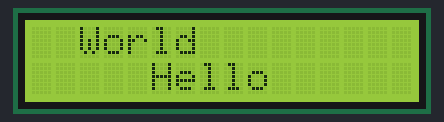
A sketch run on a simulated Arduino Uno, built with avr-gcc and run on an emulated ATmega328P. Shown: 16×2 character LCD.

Above: at 0.1 s.
At 1.7 s:
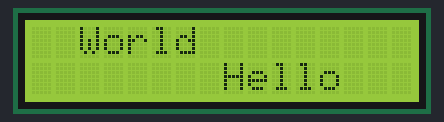
At 2.8 s:
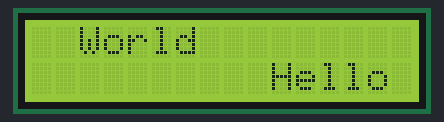
At 3.8 s:
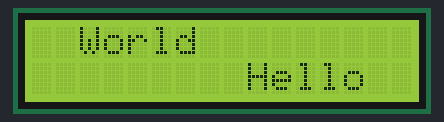
At 4.8 s:
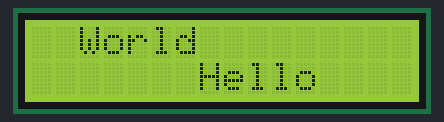
At 6.9 s:
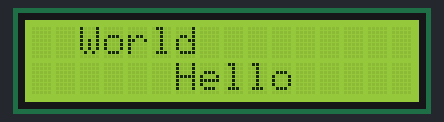

The sketch:

ArduinoLCD.ino
```cpp
#include <Wire.h>
#include <LiquidCrystal_I2C.h>

LiquidCrystal_I2C lcd(0x27, 16, 2); // 0x27 or 0x3F

void setup() {
  // initialize the LCD
  lcd.begin();
  // Turn on the blacklight and print a message.
  lcd.backlight();
  //lcd.setBacklight(false); // 關閉背光
  // 清空 lcd
  lcd.clear();
  // 設定 cursor
  lcd.setCursor(5, 1); // 欄(0-15), 列(0, 1)
  // 印字
  lcd.print("Hello");
  // 設定 cursor
  lcd.setCursor(2, 0); // 欄(0-15), 列(0, 1)
  // 印字
  lcd.print("World");
}

void loop() {
  // 跑馬燈
  for(int i=5;i<=10;i++) {
      // 第二列一整列清空
      lcd.setCursor(0, 1); // 指向第二列
      lcd.print("                "); // 16 個空白

      lcd.setCursor(i, 1);
      lcd.print("Hello");
      delay(500);
  }
  for(int i=10;i>=5;i--) {
      // 第二列一整列清空
      lcd.setCursor(0, 1); // 指向第二列
      lcd.print("                "); // 16 個空白

      lcd.setCursor(i, 1);
      lcd.print("Hello");
      delay(500);
  }

}
```

Measured:
- by itself, everything shown: repeats every 6.3 s, in 10 steps
- what the display in image 1 shows lasts 0.5 s, from 1.7 s to 2.2 s
- what the display in image 2 shows lasts 1.0 s, from 2.7 s to 3.7 s
